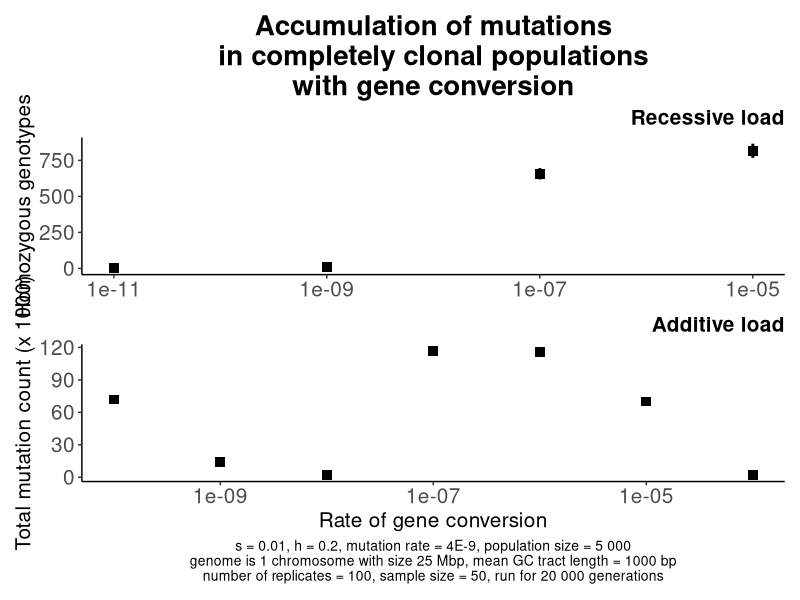
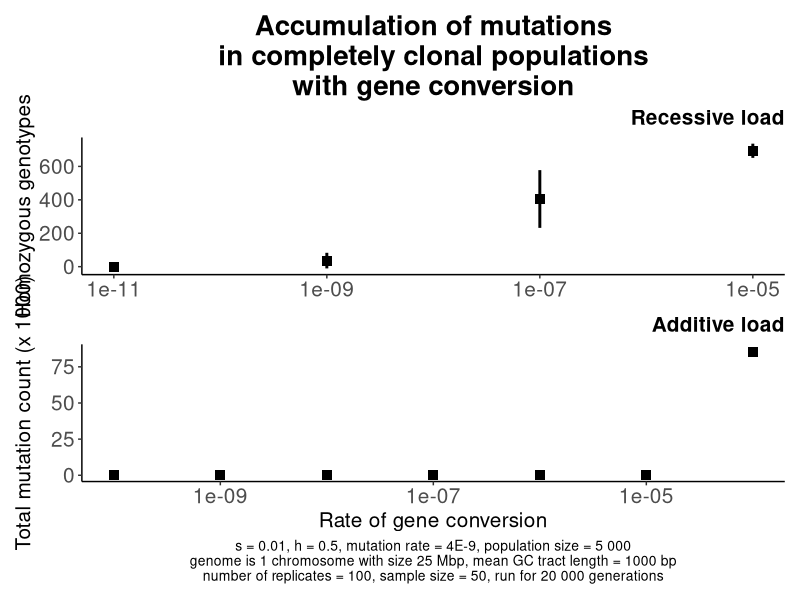

Generate these figures, in order, with R:
library(ggplot2)
library(patchwork)
library(dplyr)

replicate_number=100

GC_recessive_load_all <- read.csv("Data_GC_recessive_load_lambda1000.csv")
GC_additive_load_all <- read.csv("Data_GC_additive_load_lambda1000.csv")
GC_fixed_mutations_all <- read.csv("Data_GC_fixed_mutations_lambda1000.csv")

for (h_coefficient in c(0.2, 0.5)) {

filename_rec_GC <- GC_recessive_load_all %>% filter(Dominance_coefficient == h_coefficient)
filename_add_GC <- GC_additive_load_all %>% filter(Dominance_coefficient == h_coefficient)
filename_fix_GC <- GC_fixed_mutations_all %>% filter(Dominance_coefficient == h_coefficient)


GC_rec_max <- filename_rec_GC$Expected_recessive_load+1.96*filename_rec_GC$SD_recessive_load/sqrt(replicate_number)
GC_rec_min <- filename_rec_GC$Expected_recessive_load-1.96*filename_rec_GC$SD_recessive_load/sqrt(replicate_number)

GC_add_max <- filename_add_GC$Expected_additive_load+1.96*filename_add_GC$SD_additive_load/sqrt(replicate_number)
GC_add_min <- filename_add_GC$Expected_additive_load-1.96*filename_add_GC$SD_additive_load/sqrt(replicate_number)

Plot_recessive <- ggplot()+
 	geom_point(data=filename_rec_GC, aes(x=GC_rate, y=Expected_recessive_load), size=3, shape=15)+
	geom_linerange(data=filename_rec_GC, 
			aes(x=GC_rate, 
			    ymax=GC_rec_max, 
			    ymin=GC_rec_min), size=1)+
	
	labs(y="Homozygous genotypes",
	     x="Rate of uniparental reproduction",
	     title="Accumulation of mutations\nin completely clonal populations\nwith gene conversion",
	     subtitle="Recessive load")+
	 theme(panel.grid.major=element_blank(),
    	      panel.grid.minor=element_blank(),
    	      panel.background=element_blank(),
    	      axis.line = element_line(color="black"),
    	      
    	      plot.title=element_text(size=20, hjust=0.5, face="bold"),
	      plot.subtitle=element_text(size=15, hjust=1, face="bold"),
	      axis.title.y=element_text(size=15),
	      axis.title.x=element_blank(),
	      
	      axis.text.x=element_text(size=15),
	      axis.text.y=element_text(size=15),
	      
	      legend.position="none")+
	      
  	scale_x_log10(breaks=c(10**seq(-11, -5, 2)))
		   
Plot_additive <- ggplot()+
	geom_point(data=filename_add_GC, aes(x=GC_rate, y=Expected_additive_load/1000), size=3, shape=15)+
	geom_linerange(data=filename_add_GC, 
			aes(x=GC_rate, 
			    ymax=GC_add_max/1000, 
			    ymin=GC_add_min/1000), size=1, 
			key_glyph = draw_key_rect)+
	
	labs(subtitle="Additive load",
	     x="Rate of gene conversion",
	     y="Total mutation count (x 1000)",
	     caption=paste("s = 0.01, h = ", h_coefficient, ", mutation rate = 4E-9, population size = 5 000\ngenome is 1 chromosome with size 25 Mbp, mean GC tract length = 1000 bp\nnumber of replicates = 100, sample size = 50, run for 20 000 generations", sep=""),
	     colour="Reproduction: ")+
	theme(panel.grid.major=element_blank(),
    	      panel.grid.minor=element_blank(),
    	      panel.background=element_blank(),
    	      axis.line = element_line(color="black"),
    	      
	      plot.caption=element_text(size=10, hjust=0.5),
	      plot.subtitle=element_text(size=15, hjust=1, face="bold"), 
	      axis.title.y=element_text(size=15),
	      axis.title.x=element_text(size=15),
	      
	      axis.text.x=element_text(size=15),
	      axis.text.y=element_text(size=15),
	      
	      legend.position=c(0.12, 2.1),
	      legend.background=element_rect(colour="black"))+
	      
  	scale_x_log10(breaks=c(10**seq(-11, -5, 2)))
  	
Plot <- Plot_recessive/Plot_additive

plot_name <- paste("Figure_Mutation_accumulation_GC_", h_coefficient, ".png",sep="")
ggsave(filename=plot_name,
	plot=Plot,
	dpi=600)
}
